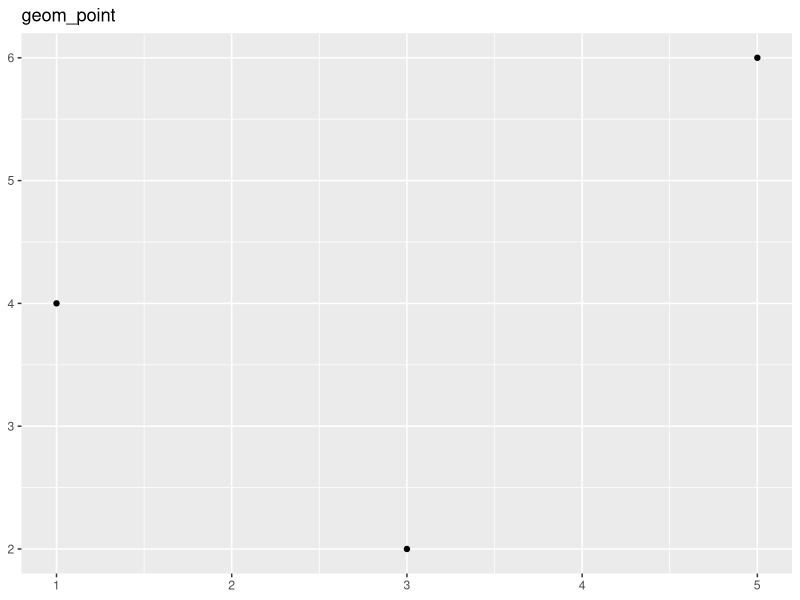
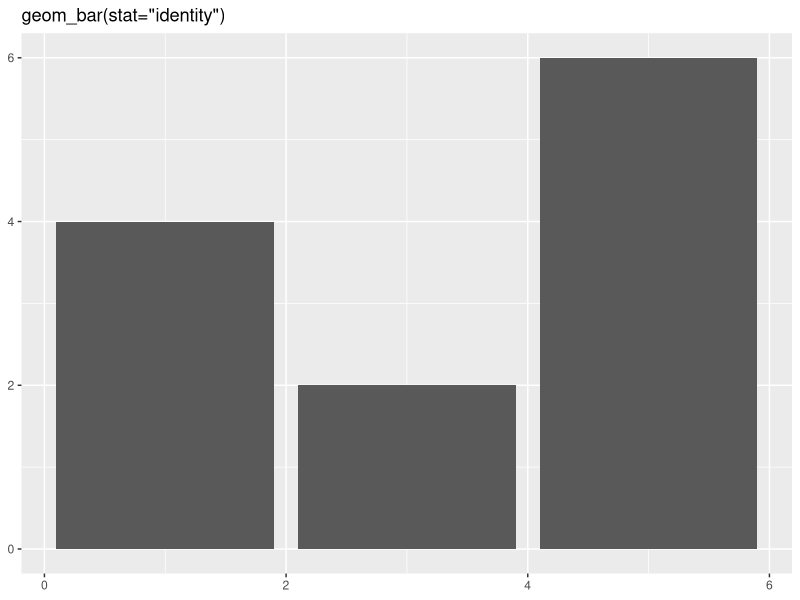
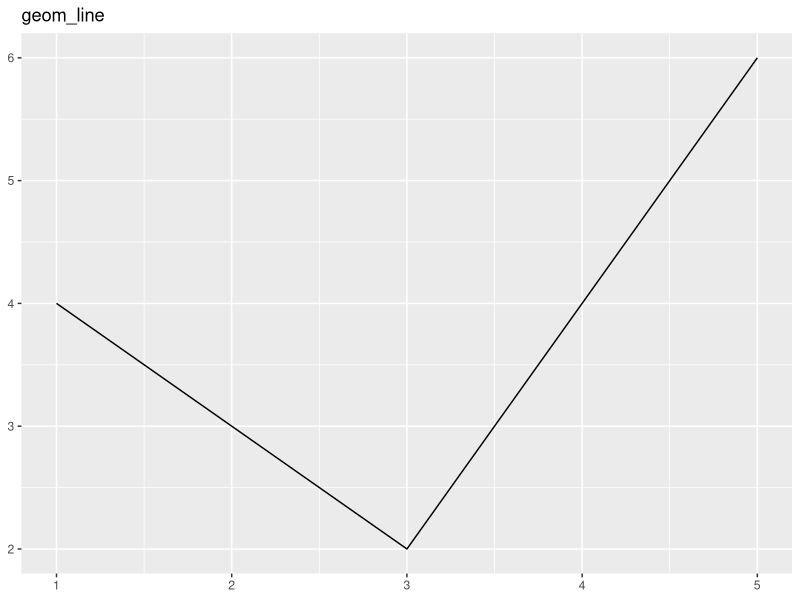
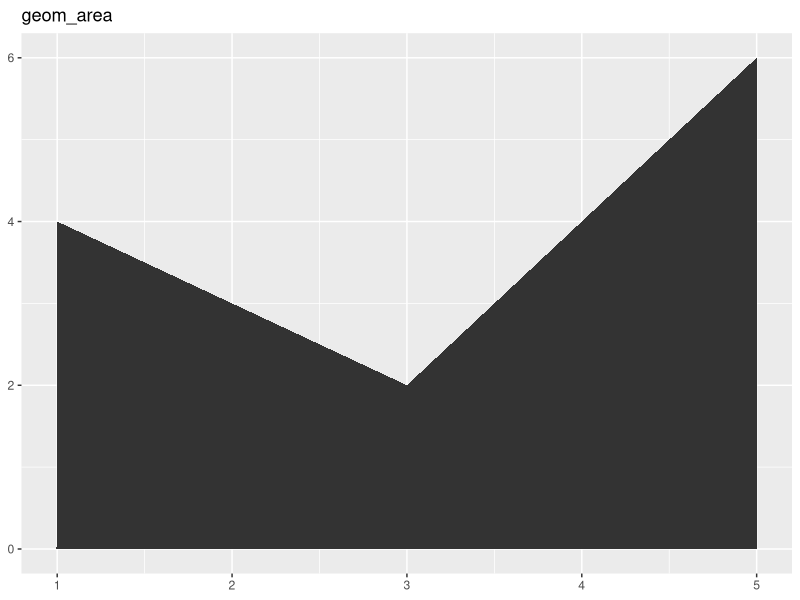
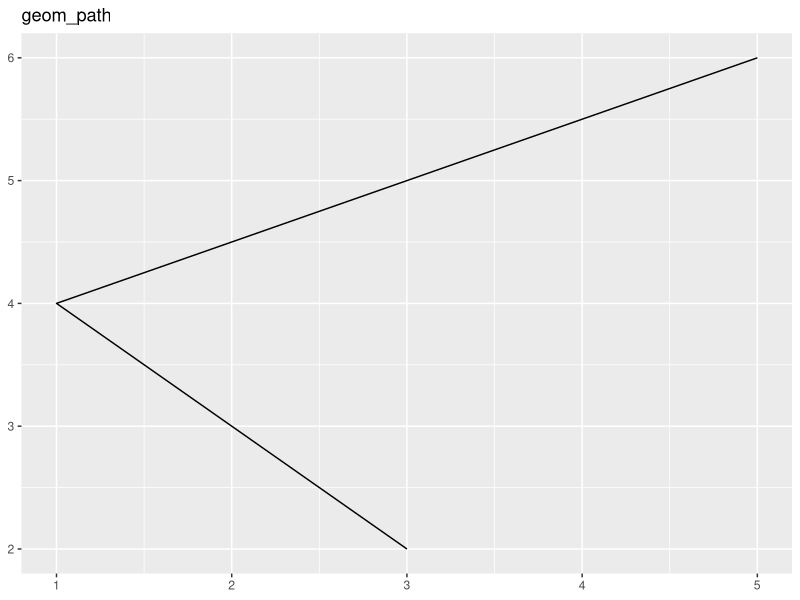
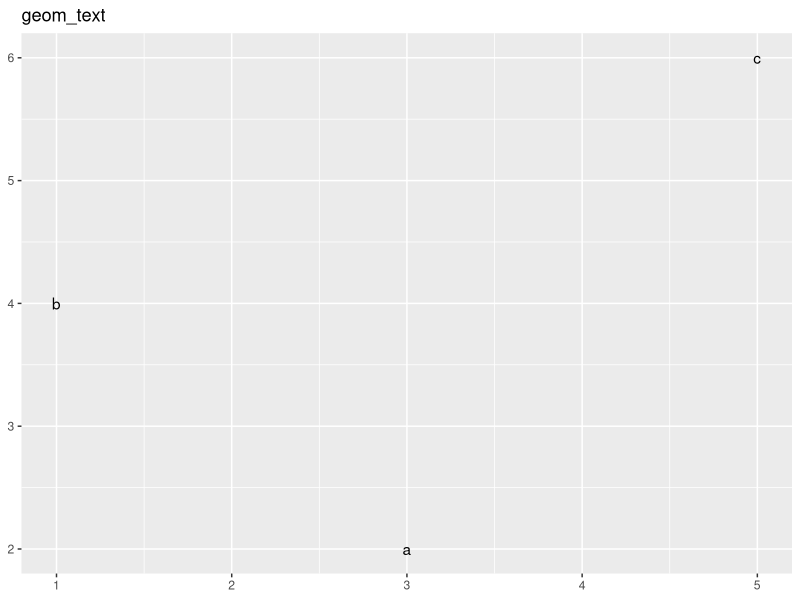
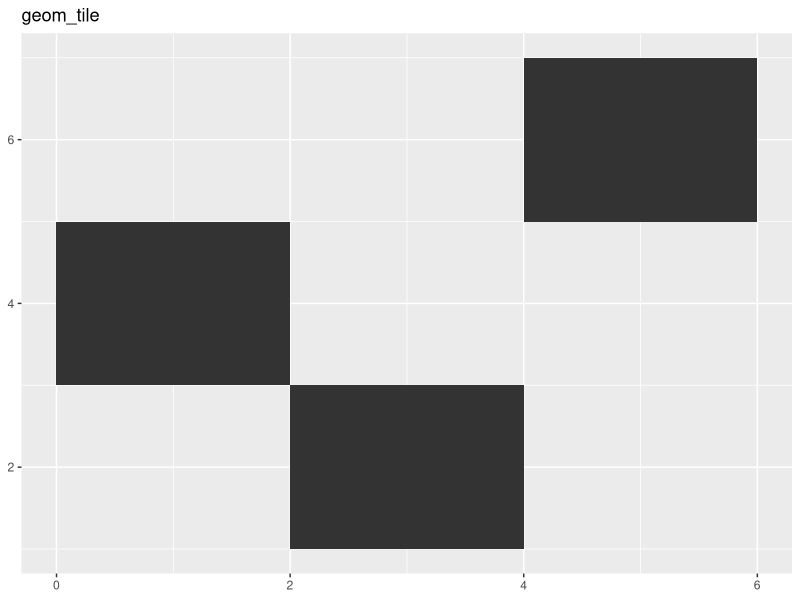
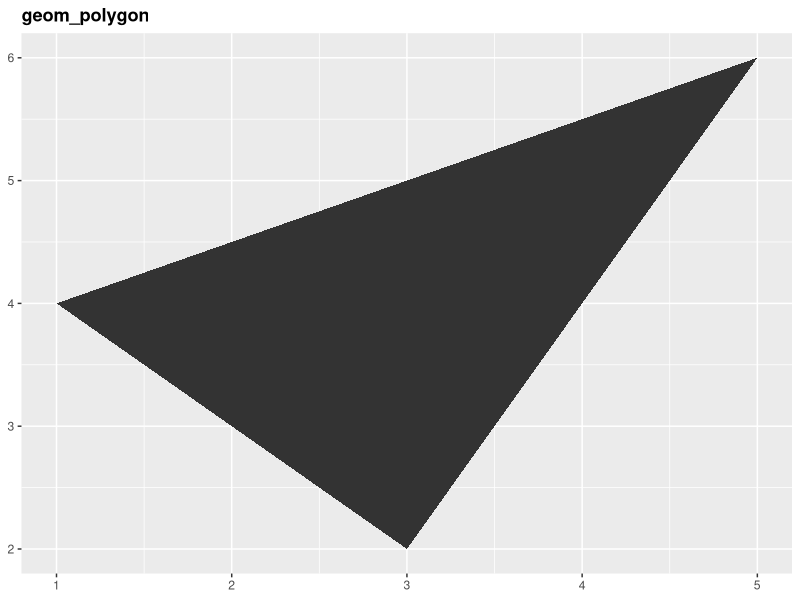

These figures' R source, in order: (Note: this script raises an error after producing the figures.)
## ---- chunk 1
library(effects)
library(ggplot2)
df <- data.frame(
  x = c(3, 1, 5),
  y = c(2, 4, 6),
  label = c("a","b","c")
)
p <- ggplot(df, aes(x, y, label = label)) +
  xlab(NULL) + ylab(NULL)
p + geom_point() + ggtitle("geom_point")
p + geom_bar(stat="identity") + ggtitle("geom_bar(stat=\"identity\")")
p + geom_line() + ggtitle("geom_line")
p + geom_area() + ggtitle("geom_area")
p + geom_path() + ggtitle("geom_path")
p + geom_text() + ggtitle("geom_text")
p + geom_tile() + ggtitle("geom_tile")
# Titles can be enhanced by a theme.
p + geom_polygon() +ggtitle("geom_polygon") +
  theme(plot.title = element_text(lineheight=.8, face="bold"))
## ---- chunk 2
qplot(depth, data=diamonds, geom="histogram")
qplot(depth, data=diamonds, geom="histogram", xlim=c(55, 70), binwidth=0.1)
## ---- chunk 3
depth_dist <- ggplot(diamonds, aes(depth)) + xlim(58, 68)
depth_dist + geom_histogram(aes(y = ..density..), binwidth = 0.1) +
  facet_grid(cut ~ .)
depth_dist + geom_histogram(aes(fill = cut), binwidth = 0.1,
  position = "fill")
depth_dist + geom_freqpoly(aes(y = ..density.., colour = cut),
  binwidth = 0.1)
## ---- chunk 4
library(plyr)
qplot(cut, depth, data=diamonds, geom="boxplot")
qplot(carat, depth, data=diamonds, geom="boxplot",
      group = round_any(carat, 0.1, floor), xlim = c(0, 3))
qplot(class, cty, data=mpg, geom="jitter")
qplot(class, drv, data=mpg, geom="jitter")
qplot(depth, data=diamonds, geom="density", xlim = c(54, 70))
qplot(depth, data=diamonds, geom="density", xlim = c(54, 70),
      fill = cut, alpha = I(0.2))
## ---- chunk 5
df <- data.frame(x = rnorm(2000), y = rnorm(2000))
norm <- ggplot(df, aes(x, y))
norm + geom_point()
norm + geom_point(shape = 1)
norm + geom_point(shape = ".") # Pixel sized
## ---- chunk 6
library(scales)
norm + geom_point(colour = alpha("black", 1/3))
norm + geom_point(colour = alpha("black", 1/5))
norm + geom_point(colour = alpha("black", 1/10))
## ---- chunk 7
td <- ggplot(diamonds, aes(table, depth)) + xlim(50, 70) + ylim(50, 70)
td + geom_point()
td + geom_jitter()
jit <- position_jitter(width = 0.5)
td + geom_jitter(position = jit)
td + geom_jitter(position = jit, colour = alpha("black", 1/10))
td + geom_jitter(position = jit, colour = alpha("black", 1/50))
td + geom_jitter(position = jit, colour = alpha("black", 1/200))
## ---- chunk 8
library(hexbin)
d <- ggplot(diamonds, aes(carat, price)) + xlim(1,3)
d + stat_bin2d()
d + stat_bin2d(bins = 10)
d + stat_bin2d(binwidth=c(0.02, 200))
d + stat_binhex()
d + stat_binhex(bins = 10)
d + stat_binhex(binwidth=c(0.02, 200))
## ---- chunk 9
d <- ggplot(diamonds, aes(carat, price)) + xlim(1,3)
d + geom_point() + geom_density2d()
# d + stat_density2d(geom = "point", aes(size = ..density..), contour = F) +
#   scale_size_area(to = c(0.2, 1.5))
d + stat_density2d(geom = "tile", aes(fill = ..density..), contour = F)
last_plot() + scale_fill_gradient(limits = c(1e-5,8e-4))
## ---- chunk 10
library(maps)
data(us.cities)
big_cities <- subset(us.cities, pop > 500000)
qplot(long, lat, data = big_cities) + borders("state", size = 0.5)
tx_cities <- subset(us.cities, country.etc == "TX")
ggplot(tx_cities, aes(long, lat)) +
  borders("county", "texas", colour = "grey70") +
  geom_point(colour = alpha("black", 0.5))
## ---- chunk 11
library(maps)
states <- map_data("state")
arrests <- USArrests
names(arrests) <- tolower(names(arrests))
arrests$region <- tolower(rownames(USArrests))
choro <- merge(states, arrests, by = "region")
# Reorder the rows because order matters when drawing polygons
# and merge destroys the original ordering
choro <- choro[order(choro$order), ]
qplot(long, lat, data = choro, group = group,fill = assault, geom = "polygon")
qplot(long, lat, data = choro, group = group,
      fill = assault / murder, geom = "polygon")
## ---- chunk 12
d <- subset(diamonds, carat < 2.5 & + rbinom(nrow(diamonds), 1, 0.2) == 1)
d$lcarat <- log10(d$carat)
d$lprice <- log10(d$price)
# Remove overall linear trend
detrend <- lm(lprice ~ lcarat, data = d)
d$lprice2 <- resid(detrend)
mod <- lm(lprice2 ~ lcarat * color, data = d)
library(effects)
effectdf <- function(...) {
  suppressWarnings(as.data.frame(effect(...)))
  }
color <- effectdf("color", mod)
both1 <- effectdf("lcarat:color", mod)
carat <- effectdf("lcarat", mod, default.levels = 50)
both2 <- effectdf("lcarat:color", mod, default.levels = 3)
qplot(lcarat, lprice, data=d, colour = color)
qplot(lcarat, lprice2, data=d, colour = color)
## ---- chunk 13
m <- ggplot(movies, aes(year, rating))
m + stat_summary(fun.y = "median", geom = "line")
m + stat_summary(fun.data = "median_hilow", geom = "smooth")
m + stat_summary(fun.y = "mean", geom = "line")
m + stat_summary(fun.data = "mean_cl_boot", geom = "smooth")
m2 <- ggplot(movies, aes(round(rating), log10(votes)))
m2 + stat_summary(fun.y = "mean", geom = "point")
m2 + stat_summary(fun.data = "mean_cl_normal", geom = "errorbar")
m2 + stat_summary(fun.data = "median_hilow", geom = "pointrange")
# m2 + stat_summary(fun.data = "median_hilow", geom = "crossbar")
## ---- chunk 14
midm <- function(x) mean(x, trim = 0.5)
m2 +
  stat_summary(aes(colour = "trimmed"), fun.y = midm, geom = "point") +
  stat_summary(aes(colour = "raw"), fun.y = mean, geom = "point") +
  scale_colour_hue("Mean")
## ---- chunk 15
iqr <- function(x, ...) {
  qs <- quantile(as.numeric(x), c(0.25, 0.75), na.rm = T)
  names(qs) <- c("ymin", "ymax")
  qs
}
m + stat_summary(fun.data = "iqr", geom="ribbon")
